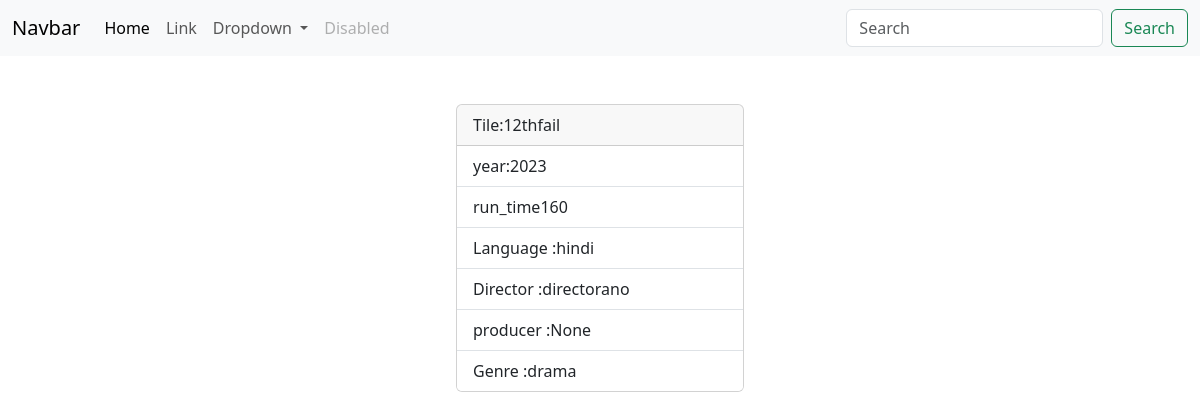
The app's page /movies/2/ with its own data.
### myapp/models.py (models this page shows, shortened)
class Movie(models.Model):
    title=models.CharField(max_length=200)
    year=models.CharField(max_length=200)
    director=models.CharField(max_length=200)
    run_time=models.PositiveIntegerField()
    language=models.CharField(max_length=200)
    genre=models.CharField(max_length=200)
    producer=models.CharField(max_length=200,null=True)

### myapp/views.py (the view)
# urls.py: path("movies/<int:pk>/",views.MovieDeatilView.as_view(),name="movie-detail"),
class MovieDeatilView(View):
    def get(self,request,*args,**kwargs):
        id=kwargs.get("pk")
        qs=Movie.objects.get(id=id)
        return render(request,"movie_detail.html",{"data":qs})

### myapp/templates/movie_detail.html
{%extends 'base.html'%}
{%block main_block%}
<div class="container mt-5 d-flex justify-content-center">
  <div class="card" style="width: 18rem;">
      <div class="card-header">
        Tile:{{data.title}}
      </div>
      <ul class="list-group list-group-flush">
        <li class="list-group-item">year:{{data.year}}</li>
        <li class="list-group-item">run_time{{data.run_time}}</li>
        <li class="list-group-item">Language :{{data.language}}</li>
        <li class="list-group-item">Director :{{data.director}}</li>
        <li class="list-group-item">producer :{{data.producer}}</li>
        <li class="list-group-item">Genre :{{data.genre}}</li>
      </ul>
    </div>
</div>
{%endblock%}

### records on screen
Movie: title "12thfail", year "2023", run_time "160", language "hindi", director "directorano", producer "None", genre "drama"
